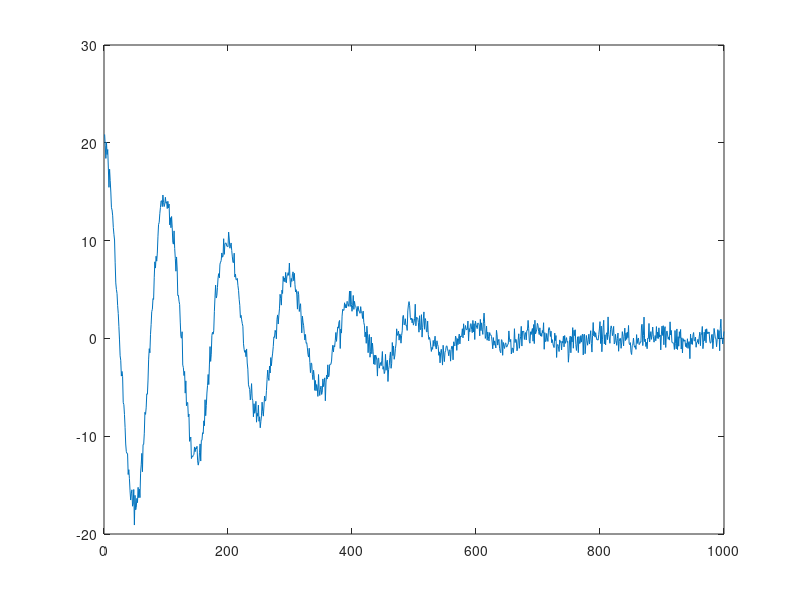

MATLAB code for this plot: (Note: this script raises an error after producing the figure.)

%% Test simulating a simple damped sinusoid
% N = 100;
% f = [.3 .4];
% A = 20*[1 1];
% beta = [0.05 0.01];
% gamma = 1*[0.1 0.00001];

N = 1000;
f = [.01 0];
A = 20*[1 0];
d = 0.03;
beta = d*[0.1 0.00];
gamma = d^2*[0.003 0.0000];

e = (randn(1,N) + 1i*randn(1,N))/sqrt(2); %noises
t = cumsum(ones(1,N));
y = A(1)*exp(1j*2*pi*f(1)*t-beta(1)*t-gamma(1)*t.^2);
y = y+A(2)*exp(1j*2*pi*f(2)*t-beta(2)*t-gamma(2)*t.^2);
y = y+e;
plot(real(y))



%% WSEMA-skattning test

[ fEst, betaEst, zEst ] = WSEMA_1D_FE(y',[1:N]',10,5,5,0.1,5,10,0);
disp('Frequency estimates:')
disp(1-fEst)
disp('Beta estimates')
disp(betaEst)

%% WSEMA-skattning Voigt test

[ fEst, betaEst, gammaEst, zEst ] = WSEMA_1D_VOIGT(y',[1:N]',10,5,5,0.1,5,10,0);
disp('Frequency estimates:')
disp(1-fEst)
disp('Beta estimates')
disp(betaEst)
disp('Gamma estimates')
disp(gammaEst)

%% Monte Carlo 1 Mode
close all
rng(0)

N=200; %antal simuleringar
MSE = ones(3,N);
n = 100;
f = .1; 
A = 50;
d = 0.3;
beta = 1e-3;
gamma = 2e-4;

sigma = 1; %noise std

Avec = logspace(-0.3, 2, 10);

crbVec = zeros(5, length(Avec));
MSEvec = zeros(3, length(Avec));

fEst_vec = zeros(1, N);

% Iterate over different SNR
for ii = 1:numel(Avec)

    A = Avec(ii);
    nls_loops = 10*ii;
    MSE(1,:) = f*ones(1,N);
    MSE(2,:) = beta*ones(1,N);
    MSE(3,:) = gamma*ones(1,N);
    % Iterate over different simulations and compute MSE
    for i=1:N
        phi = 2*pi*rand;
        e = sigma*((randn(1,n) + 1i*randn(1,n)))/sqrt(2); %noises
        t = cumsum(ones(1,n));
        y = A*exp(1j*2*pi*f*t-beta*t-gamma*t.^2)*exp(1j*phi);
        %y = y+A(2)*exp(1j*2*pi*f(2)*t-beta(2)*t-gamma(2)*t.^2);
        y = y+e;
        
        [ fEst, betaEst, gammaEst, zEst ] = WSEMA_1D_VOIGT(y',[1:n]',20,3,2,0.1,10,nls_loops,0);
        [~, index] = max(abs(zEst));
        fEst = 1-fEst(index);
        fEst_vec(i) = fEst;
        betaEst = betaEst(index);
        gammaEst = gammaEst(index);
        
        MSE(1,i) = (MSE(1,i)-fEst)^2;
        MSE(2,i) = (MSE(2,i)-betaEst)^2;
        MSE(3,i) = (MSE(3,i)-gammaEst)^2;
        disp("Simulation: " + i/N);
        
    end
% Compute and store CRB values
crbVec(:, ii) = voigtCRB(f, beta, gamma, A, 0, n, sigma);
MSEvec(:, ii) = mean(MSE,2); 
disp("SNR: " + ii/length(Avec))
end
% Plot results
SNR = 10*log10(Avec.^2/sigma);
logMSE = -10*log10(MSEvec);
figure(1)
hold on
plot(SNR, logMSE(1,:), '.-');
plot(SNR, -10*log10(crbVec(1,:)));
title("Frequency MSE")
figure(2)
hold on
title("Beta MSE");
plot(SNR, logMSE(2,:), '.-');
plot(SNR, -10*log10(crbVec(2,:)));
figure(3)
hold on
title("Gamma MSE")
plot(SNR, logMSE(3, :), '.-');
plot(SNR, -10*log10(crbVec(3,:)));
%% CRLB of beta for varying gamma
close all
rng(0)

N=100; %antal simuleringar
n = 100;
f = 0.05;
A = 20;
d = 0.3;
beta =linspace(0.0, 5e-3, 100);
gamma = [1e-4, 3e-4, 1e-5];
crbBeta = zeros(3, N);


sigma = 1; %noise std
for i = 1:length(gamma)
   for ii = 1:length(beta)
       temp = voigtCRB(f, beta(ii), gamma(i), A, 0, N, 1);
       crbBeta(i,ii) = (100*sqrt(temp(2)))/beta(ii);
   end
end


semilogy(beta, crbBeta);
title("RRCRB of β for three different γ")
ylabel("RRCRB [%]")
xlabel("β")
legend(["γ = " + gamma(1), "γ = " + gamma(2), "γ = " + gamma(3)]);
%% CRLB of gamma for varying beta


close all
rng(0)

N=100; %antal simuleringar
n = 100;
f = 0.05;
A = 50;
d = 0.3;
gamma =linspace(0.0, 5e-4, 100);
beta = [1e-4, 3e-4, 1e-6];
crbGamma = zeros(3, N);


sigma = 1; %noise std
for i = 1:length(beta)
   for ii = 1:length(gamma)
       temp = voigtCRB(f, beta(i), gamma(ii), A, 0, N, 1);
       crbGamma(i,ii) = (100*sqrt(temp(3)))/gamma(ii);
   end
end


semilogy(gamma, crbGamma);
title("RRCRB of γ for three different β")
ylabel("RRCRB [%]")
xlabel("γ")
legend(["β = " + beta(1), "β = " + beta(2), "β = " + beta(3)]);

%%
disp('Freq.  MSE')
disp(mean(RMSE(1,:)))
disp('Beta.  MSE')
disp(mean(RMSE(2,:)))
disp('Gamma.  MSE')
disp(mean(RMSE(3,:)))
disp('Gamma.  CRB')
disp(vCRB)
disp('Gamma.RMSE/gammaCRB')
disp(sqrt(mean(MSE(3,:)))/vCRB);
%% Monte Carlo for signal with 2 modes
close all
rng(0)

N=200; %antal simuleringar

n = 100;
f = [.1 0.3]; 
A = [50 50];
d = 0.3;
beta = [8e-3 3e-3];
gamma = [6e-4 1e-4];

sigma = 1; %noise std

Avec = logspace(0.2, 2, 5);

crbVec = zeros(5*length(f), length(Avec));
betaCRB_test = zeros(3*length(f), length(Avec));
MSEvec = zeros(3*length(f), length(Avec));

fEst_vec = zeros(1, N);
bias_beta = zeros(2, N);
bias_beta_vec = zeros(2, length(Avec));
bias_gamma = zeros(2,N);

for ii = 1:numel(Avec)

    A = Avec(ii);
    nls_loops = 100*ii;
     
  
    MSE = zeros(3*length(f),N);

    for i=1:N
        phi1 = 2*pi*rand;
        phi2 = 2*pi*rand;
        e = sigma*((randn(1,n) + 1i*randn(1,n)))/sqrt(2); %noises
        t = [0:n-1]';
        y = A*exp(1j*2*pi*f(1)*t-beta(1)*t-gamma(1)*(t.^2))*exp(1j*phi1);
        y = y+A*exp(1j*2*pi*f(2)*t-beta(2)*t-gamma(2)*(t.^2))*exp(1j*phi2);
        y = y+e';
        
        [ fEst, betaEst, gammaEst, zEst ] = WSEMA_1D_VOIGT(y,t,20,3,2,0.1,10,nls_loops,0);
        % Sort estimates by amplitude and take the two highest amplitudes
        [~, index] = sort(abs(zEst), 'descend');
        fEst = fEst(1:length(f));
        [fEst, I] = sort(fEst);
        betaEst = betaEst(index);
        betaEst = betaEst(I);
        betaEst = sort(betaEst, 'descend');
        gammaEst = gammaEst(index);
        gammaEst = gammaEst(I);
        gammaEst = sort(gammaEst, 'descend');
        bias_beta(:,i) = (betaEst-beta)';
        MSE(1:2,i) = (f-fEst)'.^2;        
        MSE(3:4,i) = (beta-betaEst)'.^2;
        MSE(5:6,i) = (gamma-gammaEst)'.^2;
        disp("Simulation: " + i/N);
        
    end

crbVec(:, ii) = voigtCRB(2*pi*f, beta, gamma, [A A], [0.0 0.0], n, sigma);
bias_beta_vec(:, ii) = mean(bias_beta, 2);
MSEvec(:, ii) = mean(MSE,2); 
disp("SNR: " + ii/length(Avec))
end
fCRB = crbVec(1:length(f), :);
betaCRB = crbVec(length(f)+1:2*length(f), :);
gammaCRB = crbVec(2*length(f)+1:3*length(f), :);
SNR = 10*log10(Avec.^2/sigma);
logMSE = -10*log10(MSEvec);
figure(2)
betaCRB_test = betaCRB_test(1:2, :);
hold on
title("β MSE and CRB for two modes");
plot(SNR, logMSE(3,:), 'r.--');
plot(SNR, -10*log10(betaCRB(1,:)), 'r');
plot(SNR, logMSE(4,:), 'b.--');
plot(SNR, -10*log10(betaCRB(2,:)), 'b');
figure(3)
hold on
title("γ MSE and CRB for two modes")
plot(SNR, logMSE(5, :), 'r.--');
plot(SNR, -10*log10(gammaCRB(1,:)), 'r');
plot(SNR, logMSE(6, :), 'b.--');
plot(SNR, -10*log10(gammaCRB(2,:)), 'b');
